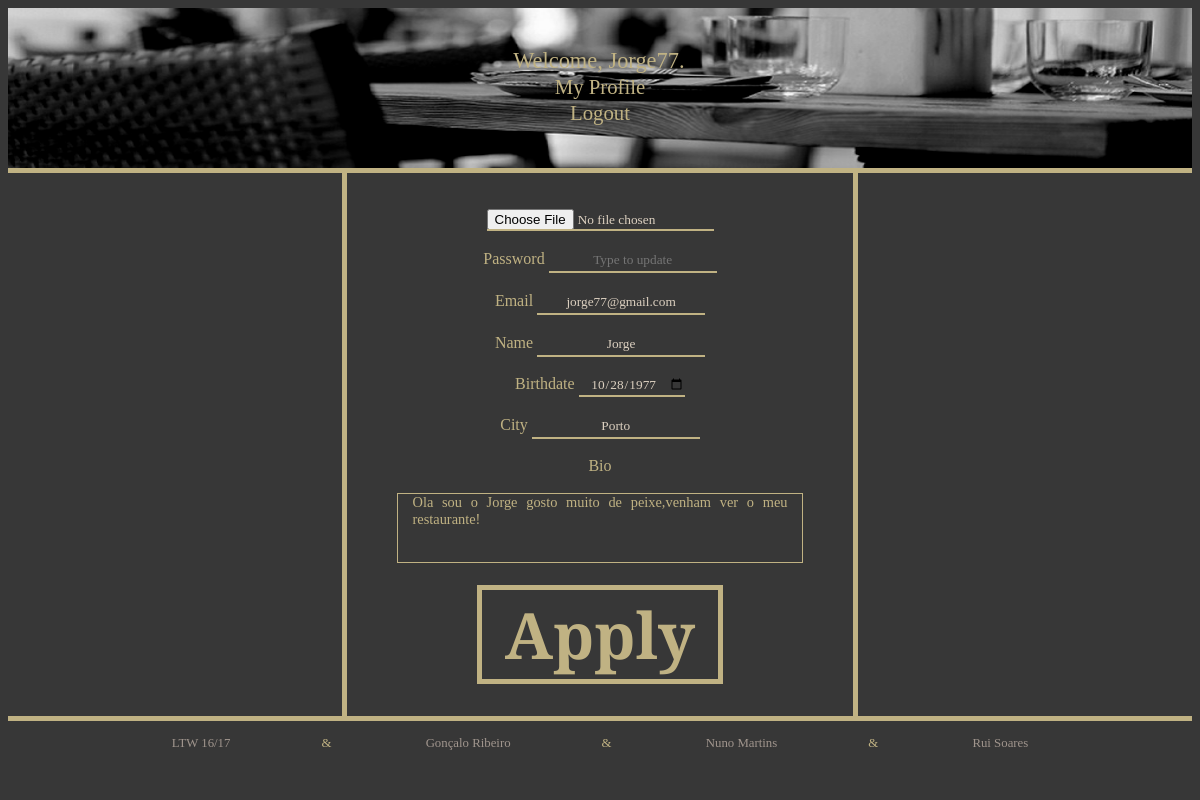
The page /profile_edit.php (signed in) on the database its author committed.
### tables this page shows
CREATE TABLE account(
	username VARCHAR(16) PRIMARY KEY NOT NULL,
	password VARCHAR(33) NOT NULL,
	email VARCHAR(254),
	name VARCHAR(100),
	birth DATE,
	city VARCHAR(50),
	country VARCHAR(50),
	description VARCHAR(256),
	type VARCHAR(10),
	image VARCHAR(32) DEFAULT 'generic_user.png'
);

### profile_edit.php (called while the page is built)
<?php
include('./pageLayout/head.php');
include('./pageLayout/pageHeader.php');
include('./pageLayout/profile_edit_body.php');
include('./pageLayout/about.php');
include('./pageLayout/footer.php');
?>

### php/users.php (called while the page is built, shortened)
<?php
    function getUser($dbh,$user){
        $stmt = $dbh->prepare('SELECT * FROM account WHERE username = ?');
        $stmt->execute(array($user));
        return $stmt->fetch();
    }
?>

### pageLayout/profile_edit_body.php (the view)
<?php
    include_once('./php/connectdb.php');
    include_once('./php/users.php');
    $dbh = connectdb('./database/database.db');
    $user = getUser($dbh,$_SESSION['username']);
?>
<div id="register_body">
	<div id="register_area">
        <form id="edit_user" enctype="multipart/form-data" action="php/updateUser.php" method="post">
                <br><br>
                <input id="input" name="fileToUpload" type="file">
                <br><br>
                <label >Password</label>
				<input id="input" name="password_input" type="password" placeholder="Type to update" value="">
                <br><br>
                <label >Email</label>
				<input id="input" name="email_input" type="text" value="<?php echo $user['email']; ?>">
                <br><br>
                <label >Name</label>
				<input id="input" name="name_input" type="text" value="<?php echo $user['name']; ?>">
                <br><br>
                <label >Birthdate</label>
				<input id="input" name="birth_input" type="date" value="<?php echo $user['birth']; ?>">
                <br><br>
                <label >City</label>
				<input id="input" name="city_input" type="text" value="<?php echo $user['city']; ?>">
                <br><br>
                <label >Bio</label>
                <br><br>
                <textarea id="description_area" rows="4" cols="45" name="description_input" form="edit_user"><?php echo $user['description'] ?></textarea>
                <br><br>
                <input id="submit_btn" type="submit" value=" Apply ">
        </form>
    </div>
</div>

### stylesheets/mainBody.css (style rules this page uses)
body { background-color: #373737; overflow:auto; }

### stylesheets/registerBody.css (style rules this page uses)
#register_area { height:100%; width:40%; min-width: 400px; padding-left: 1em; padding-right: 1em; margin:0 auto; color: #C0B283; background-color: #373737; font-family: 'Playfair Display', serif; border-right: 5px solid #C0B283; border-left: 5px solid #C0B283; text-align:center; }
#register_body { float: left; width: 100%; min-width: 1000px; height: 100%; border-bottom: 5px solid #C0B283; }
#input { border: 0px solid; height: 1.5em; text-align: center; font-family: 'Playfair Display', serif; border-bottom: 2px solid #C0B283; color: #DCD0C0; background:#373737; }
#submit_btn { position:relative; margin:0 auto; margin-bottom:0.5em; border-style:solid; border-width: 5px; background-color:inherit; font-family: inherit; font-size:4em; font-weight:bold; color: #C0B283; border-color: #C0B283; }
#description_area { background-color: #373737; font-family: 'Playfair Display', serif; font-size: 0.9em; color: #C0B283; resize: none; text-align: justify; padding: 0; padding-left: 1em; padding-right: 1em; border: 1px solid #C0B283; }

### rows shown on the page
account: email_input "jorge77@gmail.com", name_input "Jorge", birth_input "10/28/1977", city_input "Porto", description_input "Ola sou o Jorge gosto muito de peixe,venham ver o meu restaurante!"

### other values the page prints
$_SESSION['username'] "Jorge77"
